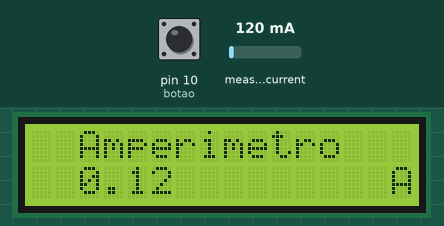
A sketch run on a simulated Arduino Uno, built with avr-gcc and run on an emulated ATmega328P. Parts: 16×2 character LCD. The inputs (shaded band) are chosen by the test bench; at power-on: pin 10 (botao) HIGH, measured current 120 mA. What the sketch prints to the serial monitor is not drawn.

Above: at 1.2 s.
1.3 s: pin 10 (botao) pulled LOW for 0.15 s
At 2.3 s:
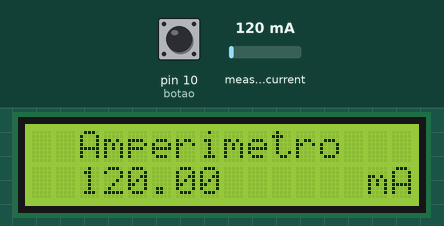
3.2 s: measured current set to 1000 mA
At 3.9 s:
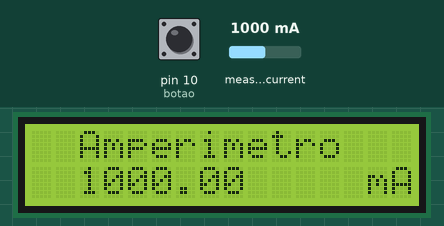
4.7 s: pin 10 (botao) pulled LOW for 1 s
At 6.4 s:
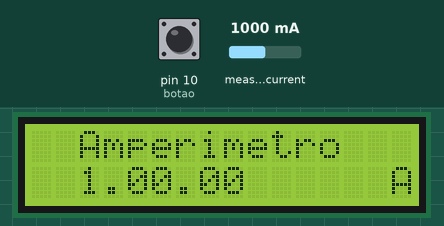
7.4 s: pin 10 (botao) pulled LOW for 0.15 s
At 7.77 s:
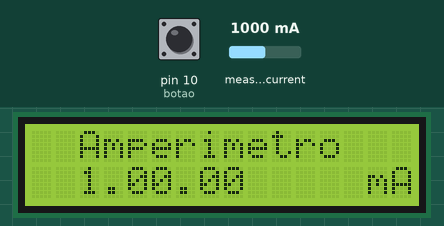
9.3 s: measured current set to 500 mA
At 9.6 s:
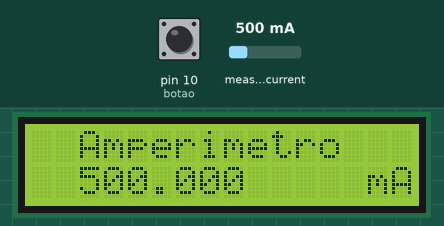
10.8 s: pin 10 (botao) pulled LOW for 0.15 s
At 11.7 s:
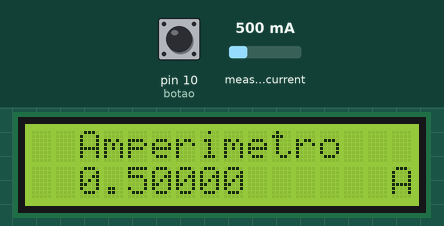
Timing chart, 0 to 13.8 s (numbered marks = the images above; inputs shaded):
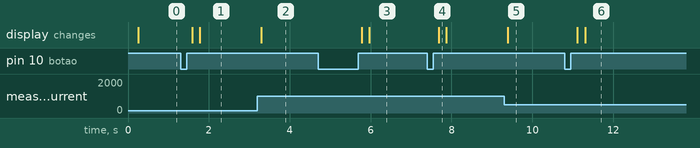

Measured:
- after the input at 1.3 s, the display: first changes after 0.29 s (image 1 shows a later state)
- after the input at 3.2 s, the display: changes after 0.09 s (image 2)
- after the input at 4.7 s, the display: first changes after 1.1 s (image 3 shows a later state)
- after the input at 7.4 s, the display: changes after 0.28 s (image 4)
- after the input at 9.3 s, the display: changes after 0.09 s (image 5)
- after the input at 10.8 s, the display: first changes after 0.32 s (image 6 shows a later state)

The sketch:

arduino100_WR_source.ino
```cpp
/*
   Curso de Arduino e AVR WR Kits Channel

   Aula 100 - Alicate Amperímetro com Arduino


   Autor: Eng. Wagner Rambo  Data: Janeiro de 2017

   www.wrkits.com.br | facebook.com/wrkits | youtube.com/user/canalwrkits

*/

// =============================================================================================================
// --- Bibliotecas ---
#include <LiquidCrystal.h>      //Biblioteca para o display LCD
#include "EmonLib.h"            //Biblioteca para o sensor de corrente
#include <SPI.h>                //Biblioteca SPI

EnergyMonitor emon1;            //cria objeto para sensor de corrente


// =============================================================================================================
// --- Mapeamento de Hardware ---
#define     botao       10     //botão para mudar entre um menu e outro
#define     pin_sct     A0     //sensor de corrente


// =============================================================================================================
// --- Constantes do Projeto ---
#define     rede       220     //tensão da rede local 220V


// =============================================================================================================
// --- Protótipo das Funções ---
void read_but();                               //função para leitura do botão


// =============================================================================================================
// --- Variáveis Globais ---
short          screens   = 0x01;               //variável para seleção de menus


boolean        but_flag  = 0x00,               //flag auxiliar para o botão
               amp_unity = 0x00;               //flag de modificação de múltiplo de unidade de corrente


// =============================================================================================================
// --- Hardware do LCD ---
LiquidCrystal disp(8,  //RS no digital 8
                   7,  //EN no digital 7
                   5,  //D4 no digital 5
                   4,  //D5 no digital 4
                   3,  //D6 no digital 3
                   2); //D7 no digital 2


// =============================================================================================================
// --- Configurações Iniciais ---
void setup()
{

  pinMode(botao  , INPUT_PULLUP);      //entrada para o botão com pull-up interno
  pinMode(pin_sct, INPUT);             //entrada para sensor de corrente

  Serial.begin(9600);                  //inicia serial com 9600 baud rate

  //Pino, calibracao - Cur Const= Ratio/BurdenR. 2000/33 = 60
  emon1.current(pin_sct, 60);


  disp.begin(16,2);                    //Inicializa LCD 16 x 2
  disp.clear();                        //Limpa LCD

  disp.setCursor(2,0);                 //posiciona curso na coluna 3 linha 1
  disp.print("Amperimetro");           //imprime


} //end setup


// =============================================================================================================
// --- Loop Infinito ---
void loop()
{

  read_but();   //chama função para ler botão


  switch(screens)
  {
      case 0x01: disp.setCursor(14,1); disp.print(" A"); amp_unity = 0x00; break;
      case 0x02: disp.setCursor(14,1); disp.print("mA"); amp_unity = 0x01; break;

  } //end switch screens


  //Calcula a corrente
  double Irms = emon1.calcIrms(1480);

  //Mostra o valor da corrente no serial monitor e display
  Serial.print("Corrente : ");
  Serial.print(Irms); // Irms
  Serial.println(" A");
  disp.setCursor(2,1);                 //posiciona curso na coluna 3 linha 2

  if(!amp_unity) disp.print(Irms);
  else           disp.print(Irms*1000);


  delay(10);

} //end loop


// =============================================================================================================
// --- Desenvolvimento das Funções ---

// =============================================================================================================
void read_but()                                //função para leitura do botão
{
     if(!digitalRead(botao)) but_flag = 0x01;  //botão pressionado? Seta flag

     if(digitalRead(botao) && but_flag)        //botão solto e flag setada?
     {                                         //sim...
         but_flag = 0x00;                      //limpa flag

         screens++;                            //incrementa screens


     } //end if

     if(screens > 0x02) screens = 0x01;


} //end read_but
```
